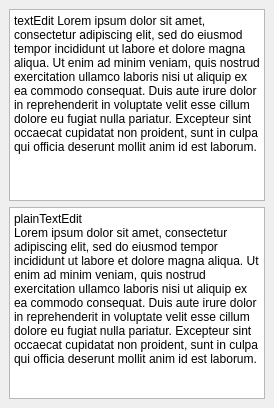
  <widget class="QDockWidget" name="dockWidget">
   <property name="windowTitle">
    <string>Right Doc</string>
   </property>
   <attribute name="dockWidgetArea">
    <number>2</number>
   </attribute>
   <widget class="QWidget" name="dockWidgetContents">
    <layout class="QGridLayout" name="gridLayout_26">
     <item row="0" column="0">
      <widget class="QTextEdit" name="textEdit">
       <property name="markdown">
        <string>textEdit Lorem ipsum dolor sit amet, consectetur adipiscing elit, sed do
eiusmod tempor incididunt ut labore et dolore magna aliqua. Ut enim ad minim
veniam, quis nostrud exercitation ullamco laboris nisi ut aliquip ex ea commodo
consequat. Duis aute irure dolor in reprehenderit in voluptate velit esse
cillum dolore eu fugiat nulla pariatur. Excepteur sint occaecat cupidatat non
proident, sunt in culpa qui officia deserunt mollit anim id est laborum.

</string>
       </property>
       <property name="html">
        <string>&lt;!DOCTYPE HTML PUBLIC &quot;-//W3C//DTD HTML 4.0//EN&quot; &quot;http://www.w3.org/TR/REC-html40/strict.dtd&quot;&gt;
&lt;html&gt;&lt;head&gt;&lt;meta name=&quot;qrichtext&quot; content=&quot;1&quot; /&gt;&lt;meta charset=&quot;utf-8&quot; /&gt;&lt;style type=&quot;text/css&quot;&gt;
p, li { white-space: pre-wrap; }
&lt;/style&gt;&lt;/head&gt;&lt;body style=&quot; font-family:'Segoe UI'; font-size:9pt; font-weight:400; font-style:normal;&quot;&gt;
&lt;p style=&quot; margin-top:6px; margin-bottom:6px; margin-left:0px; margin-right:0px; -qt-block-indent:0; text-indent:0px;&quot;&gt;textEdit Lorem ipsum dolor sit amet, consectetur adipiscing elit, sed do eiusmod tempor incididunt ut labore et dolore magna aliqua. Ut enim ad minim veniam, quis nostrud exercitation ullamco laboris nisi ut aliquip ex ea commodo consequat. Duis aute irure dolor in reprehenderit in voluptate velit esse cillum dolore eu fugiat nulla pariatur. Excepteur sint occaecat cupidatat non proident, sunt in culpa qui officia deserunt mollit anim id est laborum.&lt;/p&gt;&lt;/body&gt;&lt;/html&gt;</string>
       </property>
      </widget>
     </item>
     <item row="1" column="0">
      <widget class="QPlainTextEdit" name="plainTextEdit">
       <property name="plainText">
        <string>plainTextEdit
Lorem ipsum dolor sit amet, consectetur adipiscing elit, sed do eiusmod tempor incididunt ut labore et dolore magna aliqua. Ut enim ad minim veniam, quis nostrud exercitation ullamco laboris nisi ut aliquip ex ea commodo consequat. Duis aute irure dolor in reprehenderit in voluptate velit esse cillum dolore eu fugiat nulla pariatur. Excepteur sint occaecat cupidatat non proident, sunt in culpa qui officia deserunt mollit anim id est laborum.</string>
       </property>
      </widget>
     </item>
    </layout>
   </widget>
  </widget>
